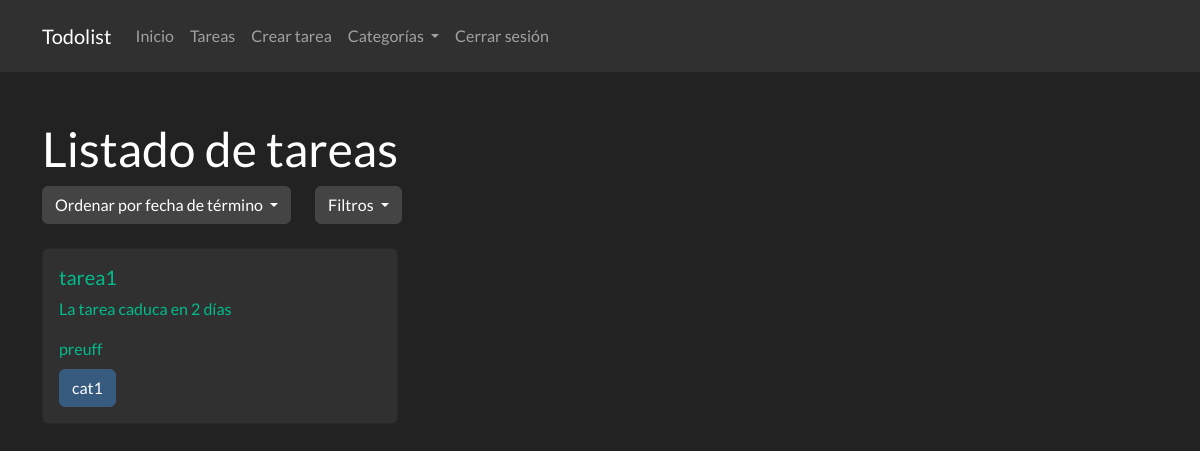
The page /tarea/ (signed in) on the database as committed earlier.
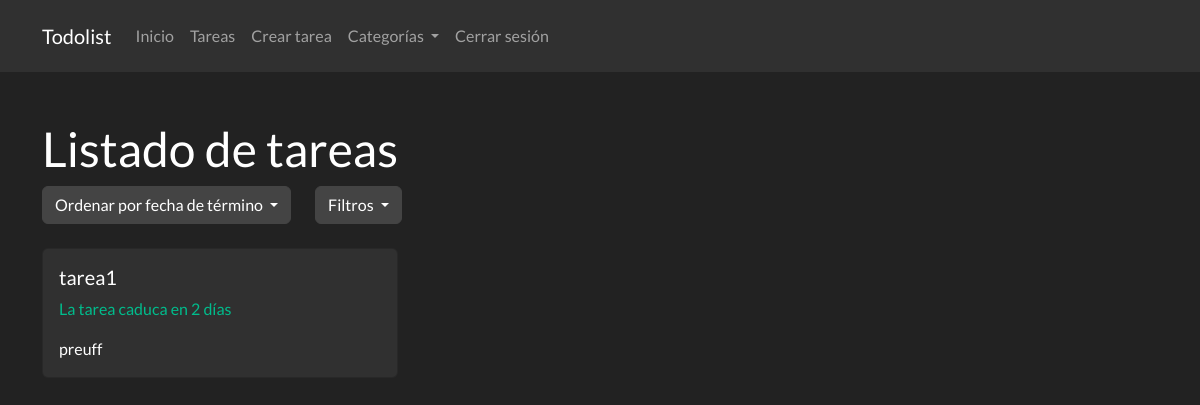
The same page on the database as committed later.
### app.py (models this page shows, shortened)
class Tarea(db.Model):
    id = db.Column(db.Integer, primary_key=True)
    titulo = db.Column(db.String(100), nullable=False)
    descripcion = db.Column(db.String(200), nullable=False)
    fecha_termino = db.Column(db.DateTime, nullable=False)
    estado = db.Column(db.Boolean, default=False)
    usuario_id = db.Column(db.Integer, db.ForeignKey('usuario.id'), nullable=False)
    categoria_id = db.Column(db.Integer, db.ForeignKey('categoria.id'), nullable=True)

### app.py (the view, shortened to what this page needs)
@app.route('/tarea/', methods=['GET', 'POST'])
@app.route('/tarea/<int:id>', methods=['GET', 'POST'])
@app.route('/tarea/filtrar/<estado>', methods=['GET', 'POST'])
@login_required
def verTareas(id=None, estado=None):
    orden = request.args.get('orden', 'asc')
    query = Tarea.query.filter_by(usuario_id=current_user.id)
    if id is None:
        if orden == 'asc':
            query = query.order_by(Tarea.fecha_termino.asc())
        elif orden == 'desc':
            query = query.order_by(Tarea.fecha_termino.desc())
        tareas = query.all()
        for tarea in tareas:
            if tarea.categoria_id is not None:
                tarea.color = obtenerColorCategoria(tarea.categoria_id)
                tarea.categoria_nombre = obtenerNombreCategoria(tarea.categoria_id)
        return render_template('tareas.html', tareas=tareas, calcDiasRestantes = calcDiasRestantes, orden=orden, estado=estado)

### app.py (called while the page is built)
def calcDiasRestantes(fecha_termino):
    fecha_actual = datetime.now().date()
    dias_restantes = (fecha_termino.date()) - fecha_actual
    return dias_restantes.days

def obtenerColorCategoria(idCategoria):
    categoria = Categoria.query.filter_by(id=idCategoria).first()
    return categoria.color

def obtenerNombreCategoria(idCategoria):
    categoria = Categoria.query.filter_by(id=idCategoria).first()
    return categoria.nombre

@login_manager.user_loader
def load_user(id):
    return Usuario.query.get(int(id))

### templates/tareas.html (shortened to what this page needs)
{% extends "base.html" %}
{% block content %}
<h1 class="mt-5">Listado de tareas</h1>
<div class="d-flex">
    <div class="row justify-content-center">
        <div class="col">
            <div class="dropdown">
                <a class="btn btn-secondary dropdown-toggle" href="#" role="button" id="dwFechas" data-toggle="dropdown"
                    aria-haspopup="true" aria-expanded="false">
                    Ordenar por fecha de término
                </a>
            </div>
        </div>
        <div class="col">
            <div class="dropdown">
                <a class="btn btn-secondary dropdown-toggle" href="#" role="button" id="dwOpciones" data-toggle="dropdown"
                    aria-haspopup="true" aria-expanded="false">
                    Filtros
                </a>
            </div>
        </div>
    </div>
</div>
<div class="row">
    {% for tarea in tareas %}
    <div class="col-md-4">
        <a href="{{ url_for('verTareas', id=tarea.id) }}" class="card-link" style="text-decoration: none;">
            <div class="card mt-4 {% if tarea.estado %}bg-secondary{% endif %}">
                <div class="card-body">
                    <h5 class="card-title" {% if tarea.estado %}style="text-decoration: line-through;" {% endif %}>{{
                        tarea.titulo }}</h5>
                    {% if not tarea.estado %}
                    {% if calcDiasRestantes(tarea.fecha_termino) > 0 %}
                    <p class="text-success">La tarea caduca en {{ calcDiasRestantes(tarea.fecha_termino) }} días</p>
                    {% elif calcDiasRestantes(tarea.fecha_termino) == 0 %}
                    <p class="text-warning">La tarea caduca hoy</p>
                    {% else %}
                    <p class="text-danger">La tarea caducó hace {{ calcDiasRestantes(tarea.fecha_termino) }} días</p>
                    {% endif %}
                    {% endif %}
                    <p class="card-text">{{ tarea.descripcion }}</p>
                    {% if tarea.categoria_id != None %}
                        <a href="{{ url_for('verCategoria', id=tarea.categoria_id ) }}" class="btn btn-{{tarea.color}} mt-2">{{ tarea.categoria_nombre}}</a>
                    {% endif %}
                </div>
            </div>
        </a>
    </div>
    {% endfor %}
</div>
{% endblock %}

### templates/base.html (shortened to what this page needs)
<!DOCTYPE html>
<html lang="es">
<head>
    <link href="https://cdn.jsdelivr.net/npm/bootstrap@5.0.2/dist/css/bootstrap.min.css" rel="stylesheet">
    <link rel="stylesheet" href="https://bootswatch.com/5/darkly/bootstrap.min.css">
    <link rel="stylesheet" type="text/css" href="https://cdn.jsdelivr.net/npm/toastify-js/src/toastify.min.css">
    <link rel="stylesheet" href="https://cdn.jsdelivr.net/npm/bootstrap-icons@1.10.5/font/bootstrap-icons.css">
</head>
<body>
    <nav class="navbar navbar-expand-lg navbar-dark bg-dark">
        <div class="container">
            <a class="navbar-brand" href="{{ url_for('index' ) }}">Todolist</a>
            <div class="collapse navbar-collapse" id="navbarNav">
                <ul class="navbar-nav ml-auto">
                    <li class="nav-item">
                        <a class="nav-link" href="{{ url_for('index' ) }}">Inicio</a>
                    </li>
                    <li class="nav-item">
                        <a class="nav-link" href="{{ url_for('verTareas' ) }}">Tareas</a>
                    </li>
                    <li class="nav-item">
                        <a class="nav-link" href="{{ url_for('crearTarea' ) }}">Crear tarea</a>
                    </li>
                    <li class="nav-item dropdown">
                        <a class="nav-link dropdown-toggle" href="#" id="categoriasDD" role="button"
                            data-bs-toggle="dropdown" aria-expanded="true">
                            Categorías
                        </a>
                    </li>
                    {% if current_user.is_authenticated %}
                    <li class="nav-item">
                        <a class="nav-link" href="{{ url_for('logout' ) }}">Cerrar sesión</a>
                    </li>
                    {% endif %}
                </ul>
            </div>
        </div>
    </nav>
    <div class="container mt-4">
        {% block content %}{% endblock %}
    </div>
</body>
</body>
</html>

Rows that differ between the two databases and show on the page:
changed Tarea "tarea1": categoria_id 6 → empty (drawn); categoria_nombre "cat1" → (not shown)
